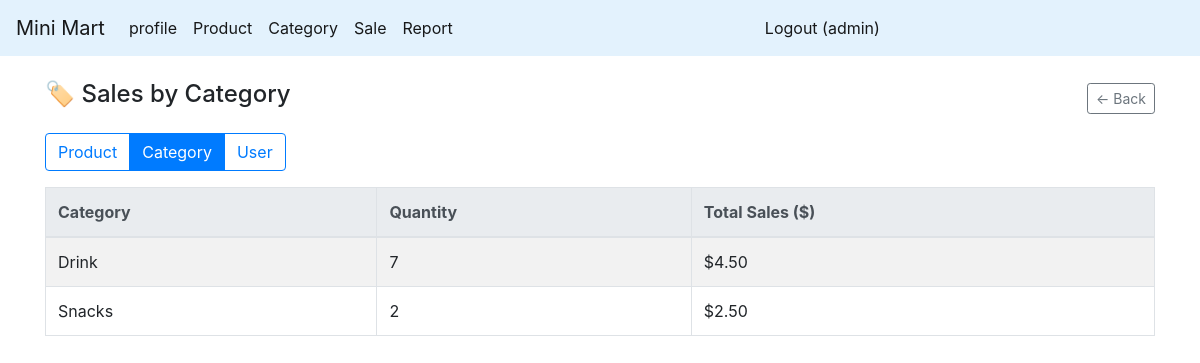
/report/saleby?by=category (signed in), run on the app's committed database.
### app.py (models this page shows)
class Category(db.Model):
    category_id = db.Column(db.Integer, primary_key=True)
    category_name = db.Column(db.String(80), unique=True, nullable=False)

### route/report.py (the view, shortened to what this page needs)
@app.route('/report/saleby')
@jwt_required()
def report_saleby():
    user = get_jwt_identity()
    criteria = request.args.get('by', 'product')  # product / category / user
    if criteria == 'product':
        sql = text("""
            SELECT p.product_name, SUM(si.quantity * si.unit_price) AS total_sales, SUM(si.quantity) AS total_qty
            FROM sale_item si
            JOIN product p ON si.product_id = p.product_id
            GROUP BY p.product_id, p.product_name
            ORDER BY total_sales DESC
        """)
    elif criteria == 'category':
        sql = text("""
            SELECT c.category_name, SUM(si.quantity * si.unit_price) AS total_sales, SUM(si.quantity) AS total_qty
            FROM sale_item si
            JOIN product p ON si.product_id = p.product_id
            JOIN category c ON p.category_id = c.category_id
            GROUP BY c.category_id, c.category_name
            ORDER BY total_sales DESC
        """)
    else:
        flash("Invalid report criteria!", "danger")
        return redirect(url_for('report_home'))
    rows = db.session.execute(sql).fetchall()
    data = [dict(row._mapping) for row in rows]
    return render_template('report/saleby.html', data=data, user=user, criteria=criteria)

### app.py (called while the page is built)
@jwt.token_in_blocklist_loader
def check_if_token_revoked(jwt_header, jwt_payload):
    jti = jwt_payload["jti"]
    token = TokenBlocklist.query.filter_by(jti=jti).first()
    return token is not None

### templates/report/saleby.html (shortened to what this page needs)
{% extends "master.html" %}
{% block main_content %}
<div class="container mt-4">
    <div class="d-flex justify-content-between align-items-center mb-3">
        <h4>
            {% if criteria == 'category' %}🏷 Sales by Category{% endif %}
        </h4>
        <a href="{{ url_for('report_home') }}" class="btn btn-sm btn-outline-secondary">← Back</a>
    </div>
    <div class="btn-group mb-3">
        <a href="{{ url_for('report_saleby', by='product') }}" class="btn btn-outline-primary {% if criteria=='product' %}active{% endif %}">
            Product
        </a>
        <a href="{{ url_for('report_saleby', by='category') }}" class="btn btn-outline-primary {% if criteria=='category' %}active{% endif %}">
            Category
        </a>
        <a href="{{ url_for('report_saleby', by='user') }}" class="btn btn-outline-primary {% if criteria=='user' %}active{% endif %}">
            User
        </a>
    </div>
    <table class="table table-bordered table-striped">
        <thead class="thead-light">
            <tr>
                {% if criteria == 'product' %}
                    <th>Product Name</th>
                    <th class="text-end">Quantity</th>
                    <th class="text-end">Total Sales ($)</th>
                {% elif criteria == 'category' %}
                    <th>Category</th>
                    <th class="text-end">Quantity</th>
                    <th class="text-end">Total Sales ($)</th>
                {% elif criteria == 'user' %}
                    <th>Username</th>
                    <th class="text-end">Sales Count</th>
                    <th class="text-end">Total Sales ($)</th>
                {% endif %}
            </tr>
        </thead>
        <tbody>
        {% for row in data %}
            {% if criteria == 'product' %}
                <tr>
                    <td>{{ row.product_name }}</td>
                    <td class="text-end">{{ row.total_qty }}</td>
                    <td class="text-end">${{ '%.2f'|format(row.total_sales or 0) }}</td>
                </tr>
            {% elif criteria == 'category' %}
                <tr>
                    <td>{{ row.category_name }}</td>
                    <td class="text-end">{{ row.total_qty }}</td>
                    <td class="text-end">${{ '%.2f'|format(row.total_sales or 0) }}</td>
                </tr>
            {% elif criteria == 'user' %}
                <tr>
                    <td>{{ row.username }}</td>
                    <td class="text-end">{{ row.sale_count }}</td>
                    <td class="text-end">${{ '%.2f'|format(row.total_sales or 0) }}</td>
                </tr>
            {% endif %}
        {% else %}
            <tr><td colspan="3" class="text-center text-muted py-3">No data available</td></tr>
        {% endfor %}
        </tbody>
    </table>
</div>
{% endblock %}

### data on the page
Category: category_name "Drink", total_qty "7", total_sales "4.50"
Category: category_name "Snacks", total_qty "2", total_sales "2.50"

### other printed values
{{ user }} "admin"
